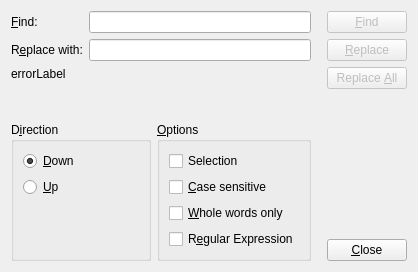
<?xml version="1.0" encoding="UTF-8"?>
<ui version="4.0">
 <class>FindReplace</class>
 <widget class="QDialog" name="FindReplace">
  <property name="geometry">
   <rect>
    <x>0</x>
    <y>0</y>
    <width>418</width>
    <height>272</height>
   </rect>
  </property>
  <property name="sizePolicy">
   <sizepolicy hsizetype="Preferred" vsizetype="Preferred">
    <horstretch>0</horstretch>
    <verstretch>0</verstretch>
   </sizepolicy>
  </property>
  <property name="windowTitle">
   <string>Find/Replace</string>
  </property>
  <layout class="QGridLayout" name="gridLayout">
   <item row="0" column="0">
    <layout class="QVBoxLayout" name="verticalLayout_5">
     <item>
      <layout class="QVBoxLayout" name="verticalLayout_2">
       <item>
        <layout class="QGridLayout" name="gridLayout_3">
         <item row="0" column="0">
          <widget class="QLabel" name="label">
           <property name="text">
            <string>&amp;Find:</string>
           </property>
           <property name="buddy">
            <cstring>textToFind</cstring>
           </property>
          </widget>
         </item>
         <item row="0" column="1">
          <widget class="QLineEdit" name="textToFind"/>
         </item>
         <item row="1" column="0">
          <widget class="QLabel" name="replaceLabel">
           <property name="text">
            <string>R&amp;eplace with:</string>
           </property>
           <property name="buddy">
            <cstring>textToReplace</cstring>
           </property>
          </widget>
         </item>
         <item row="1" column="1">
          <widget class="QLineEdit" name="textToReplace"/>
         </item>
        </layout>
       </item>
      </layout>
     </item>
     <item>
      <widget class="QLabel" name="errorLabel">
       <property name="sizePolicy">
        <sizepolicy hsizetype="Expanding" vsizetype="Expanding">
         <horstretch>0</horstretch>
         <verstretch>0</verstretch>
        </sizepolicy>
       </property>
       <property name="text">
        <string>errorLabel</string>
       </property>
       <property name="alignment">
        <set>Qt::AlignLeading|Qt::AlignLeft|Qt::AlignTop</set>
       </property>
      </widget>
     </item>
     <item>
      <layout class="QHBoxLayout" name="horizontalLayout">
       <item>
        <widget class="QGroupBox" name="groupBox">
         <property name="title">
          <string>D&amp;irection</string>
         </property>
         <layout class="QVBoxLayout" name="verticalLayout_3">
          <item>
           <widget class="QRadioButton" name="downRadioButton">
            <property name="text">
             <string>&amp;Down</string>
            </property>
            <property name="checked">
             <bool>true</bool>
            </property>
           </widget>
          </item>
          <item>
           <widget class="QRadioButton" name="upRadioButton">
            <property name="text">
             <string>&amp;Up</string>
            </property>
           </widget>
          </item>
          <item>
           <spacer name="verticalSpacer_2">
            <property name="orientation">
             <enum>Qt::Vertical</enum>
            </property>
            <property name="sizeHint" stdset="0">
             <size>
              <width>20</width>
              <height>40</height>
             </size>
            </property>
           </spacer>
          </item>
         </layout>
        </widget>
       </item>
       <item>
        <widget class="QGroupBox" name="groupBox_2">
         <property name="title">
          <string>&amp;Options</string>
         </property>
         <layout class="QVBoxLayout" name="verticalLayout_4">
          <item>
           <widget class="QCheckBox" name="selectionCheckBox">
            <property name="text">
             <string>Selection</string>
            </property>
           </widget>
          </item>
          <item>
           <widget class="QCheckBox" name="caseCheckBox">
            <property name="text">
             <string>&amp;Case sensitive</string>
            </property>
           </widget>
          </item>
          <item>
           <widget class="QCheckBox" name="wholeCheckBox">
            <property name="text">
             <string>&amp;Whole words only</string>
            </property>
           </widget>
          </item>
          <item>
           <widget class="QCheckBox" name="regexCheckBox">
            <property name="toolTip">
             <string>&lt;!DOCTYPE HTML PUBLIC &quot;-//W3C//DTD HTML 4.0//EN&quot; &quot;http://www.w3.org/TR/REC-html40/strict.dtd&quot;&gt;
&lt;html&gt;&lt;head&gt;&lt;meta name=&quot;qrichtext&quot; content=&quot;1&quot; /&gt;&lt;style type=&quot;text/css&quot;&gt;
p, li { white-space: pre-wrap; }
&lt;/style&gt;&lt;/head&gt;&lt;body style=&quot; font-family:'Sans'; font-size:10pt; font-weight:400; font-style:normal;&quot;&gt;
&lt;p style=&quot; margin-top:0px; margin-bottom:0px; margin-left:0px; margin-right:0px; -qt-block-indent:0; text-indent:0px;&quot;&gt;whether the text to search should be interpreted as a regular expression.&lt;/p&gt;
&lt;p style=&quot;-qt-paragraph-type:empty; margin-top:0px; margin-bottom:0px; margin-left:0px; margin-right:0px; -qt-block-indent:0; text-indent:0px;&quot;&gt;&lt;/p&gt;
&lt;p style=&quot; margin-top:0px; margin-bottom:0px; margin-left:0px; margin-right:0px; -qt-block-indent:0; text-indent:0px;&quot;&gt;You may want to take a look at the syntax of regular expressions:&lt;/p&gt;
&lt;p style=&quot; margin-top:0px; margin-bottom:0px; margin-left:0px; margin-right:0px; -qt-block-indent:0; text-indent:0px;&quot;&gt;&lt;a href=&quot;http://doc.trolltech.com/qregexp.html&quot;&gt;&lt;span style=&quot; text-decoration: underline; color:#0000ff;&quot;&gt;http://doc.trolltech.com/qregexp.html&lt;/span&gt;&lt;/a&gt;&lt;/p&gt;&lt;/body&gt;&lt;/html&gt;</string>
            </property>
            <property name="text">
             <string>R&amp;egular Expression</string>
            </property>
           </widget>
          </item>
         </layout>
        </widget>
       </item>
      </layout>
     </item>
    </layout>
   </item>
   <item row="0" column="1">
    <layout class="QVBoxLayout" name="verticalLayout">
     <property name="leftMargin">
      <number>10</number>
     </property>
     <item>
      <widget class="QPushButton" name="findButton">
       <property name="enabled">
        <bool>false</bool>
       </property>
       <property name="text">
        <string>&amp;Find</string>
       </property>
      </widget>
     </item>
     <item>
      <widget class="QPushButton" name="replaceButton">
       <property name="enabled">
        <bool>false</bool>
       </property>
       <property name="text">
        <string>&amp;Replace</string>
       </property>
      </widget>
     </item>
     <item>
      <widget class="QPushButton" name="replaceAllButton">
       <property name="enabled">
        <bool>false</bool>
       </property>
       <property name="text">
        <string>Replace &amp;All</string>
       </property>
      </widget>
     </item>
     <item>
      <spacer name="verticalSpacer">
       <property name="orientation">
        <enum>Qt::Vertical</enum>
       </property>
       <property name="sizeHint" stdset="0">
        <size>
         <width>20</width>
         <height>40</height>
        </size>
       </property>
      </spacer>
     </item>
     <item>
      <widget class="QPushButton" name="closeButton">
       <property name="text">
        <string>&amp;Close</string>
       </property>
      </widget>
     </item>
    </layout>
   </item>
  </layout>
 </widget>
 <resources/>
 <connections/>
</ui>
